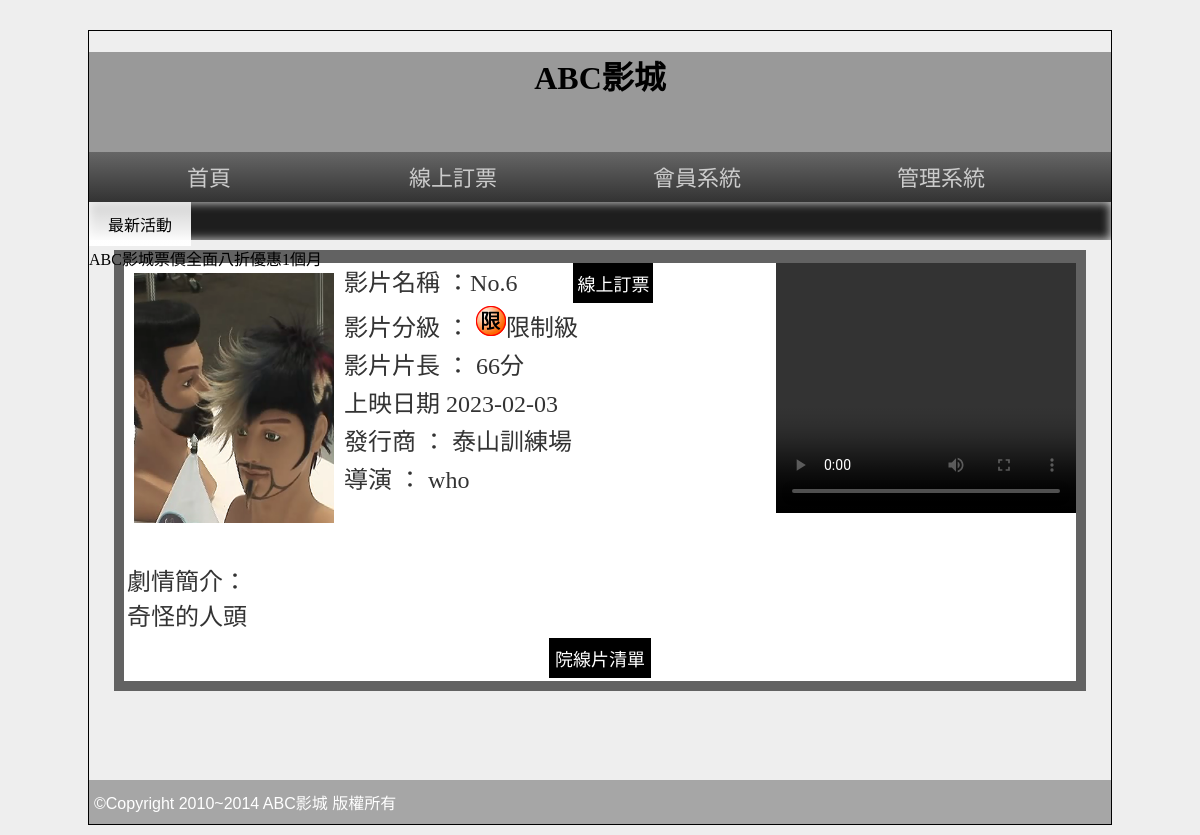
The page /?do=intro&id=7 on the database its author committed.
### tables this page shows
CREATE TABLE `movie` (
  `id` int(10) UNSIGNED NOT NULL,
  `name` text NOT NULL,
  `level` int(1) UNSIGNED NOT NULL,
  `length` int(3) UNSIGNED NOT NULL,
  `ondate` date NOT NULL,
  `publish` text NOT NULL,
  `directior` text NOT NULL,
  `trailer` text NOT NULL,
  `poster` text NOT NULL,
  `intro` text NOT NULL,
  `rank` int(10) UNSIGNED NOT NULL,
  `sh` int(1) UNSIGNED NOT NULL DEFAULT 1
);

### api/base.php (called while the page is built, shortened)
<?php
$Movie = new DB('movie');
class DB
{
    protected $dsn = "mysql:host=localhost;charset=utf8;dbname=db30";
    protected $table;
    protected $pdo;
    public function __construct($table)
    {
        $this->table = $table;
        $this->pdo = new PDO($this->dsn, 'root', '');
    }
    public function find($args)
    {
        $sql = " SELECT * FROM `$this->table` WHERE ";
        if (is_array($args)) {
            $sql .= join(" && ", $this->arrayToSqlArray($args));
        } else {
            $sql .= "`id`= " . $args;
        }
        return $this->pdo->query($sql)->fetch(PDO::FETCH_ASSOC);
    }
}

### front/intro.php (the view)
<?php
$row = $Movie->find($_GET['id']);
?>
<div class="tab rb" style="width:95%;">
  <div style="background:#FFF; width:100%; color:#333; text-align:left">
    <video src="./upload/<?= $row['trailer']; ?>" width="300px" height="250px" controls="" style="float:right;"></video>
    <font style="font-size:24px">
      <img src="./upload/<?= $row['poster']; ?>" width="200px" height="250px" style="margin:10px; float:left">
      <p style="margin:3px">影片名稱 ：<?= $row['name']; ?>
        <input type="button" value="線上訂票" onclick="location.href='?do=order&id=<?= $row['id']; ?>'" style="margin-left:50px; padding:2px 4px" class="b2_btu">
      </p>
      <p style="margin:3px">影片分級 ： <img src="./icons/03C0<?= $row['level']; ?>.png" style="display:inline-block;"><?= $Movie->level[$row['level']]; ?></p>
      <p style="margin:3px">影片片長 ： <?= $row['length']; ?>分</p>
      <p style="margin:3px">上映日期 <?= $row['ondate']; ?></p>
      <p style="margin:3px">發行商 ： <?= $row['publish']; ?></p>
      <p style="margin:3px">導演 ： <?= $row['directior']; ?></p>
      <br>
      <br>
      <p style="margin:10px 3px 3px 3px; word-break:break-all"> 劇情簡介：<br>
        <?= $row['intro']; ?>
      </p>
    </font>
    <table width="100%" border="0">
      <tbody>
        <tr>
          <td align="center"><input type="button" value="院線片清單" onclick="lof('?')"></td>
        </tr>
      </tbody>
    </table>
  </div>
</div>

### css/css.css (style rules this page uses)
body { background: #eee; font-family: 微軟正黑體; }
input[type='button'], input[type='submit'], input[type='reset'], button, .button { min-width: 70px; min-height: 40px; background: #000; color: #fff; border: none; cursor: pointer; font-size: 18px; text-decoration: none; }
.rb { background: rgba(39, 39, 39, 0.7); color: rgba(255, 255, 255, 0.9); }
.tab { width: 80%; display: block; margin-left: auto; margin-right: auto; min-height: 100px; padding: 10px; }

### rows shown on the page
movie: poster (picture), name "No.6", level "限制級", length "66", ondate "2023-02-03", publish "泰山訓練場", directior "who", intro "奇怪的人頭"
